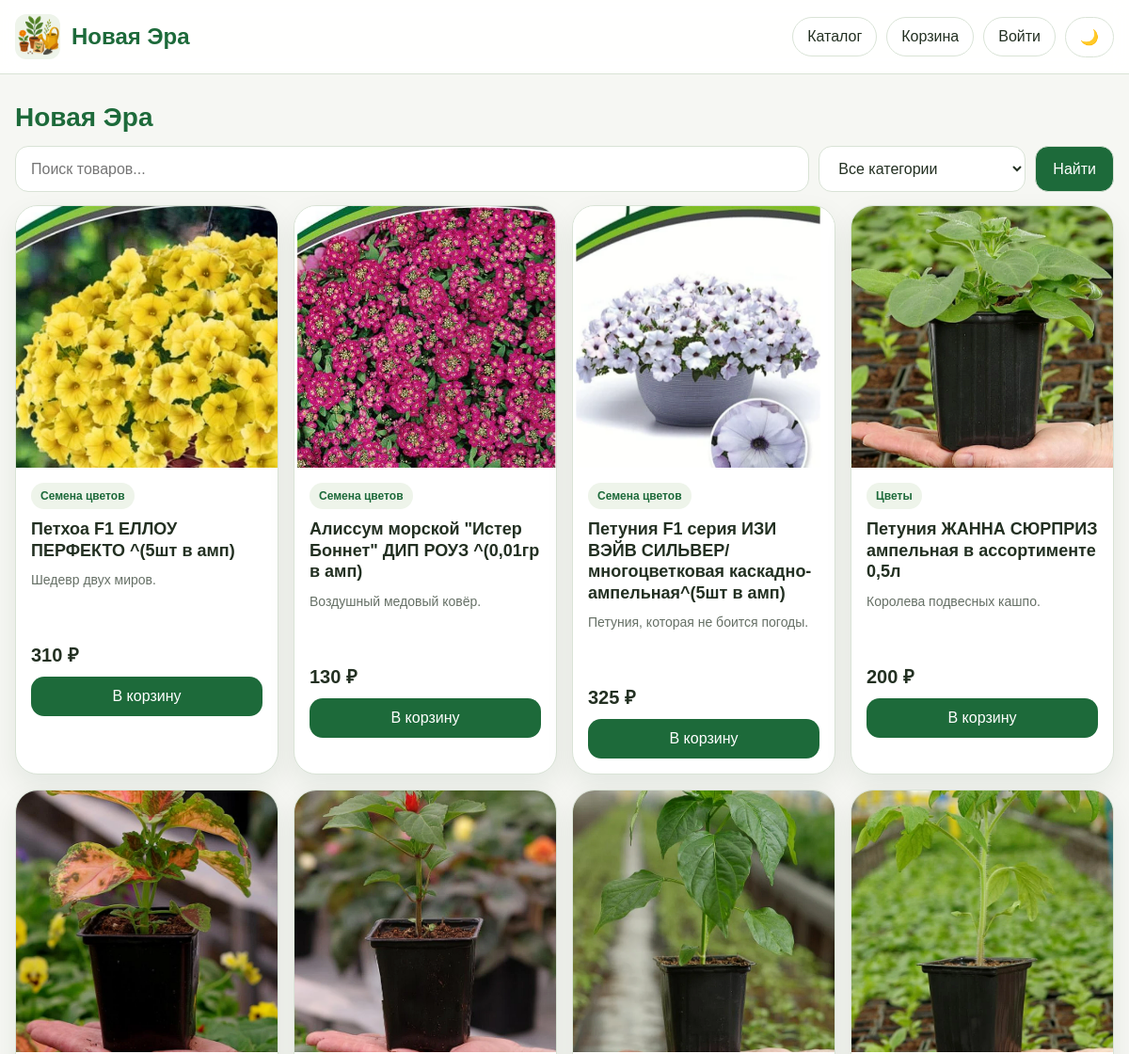
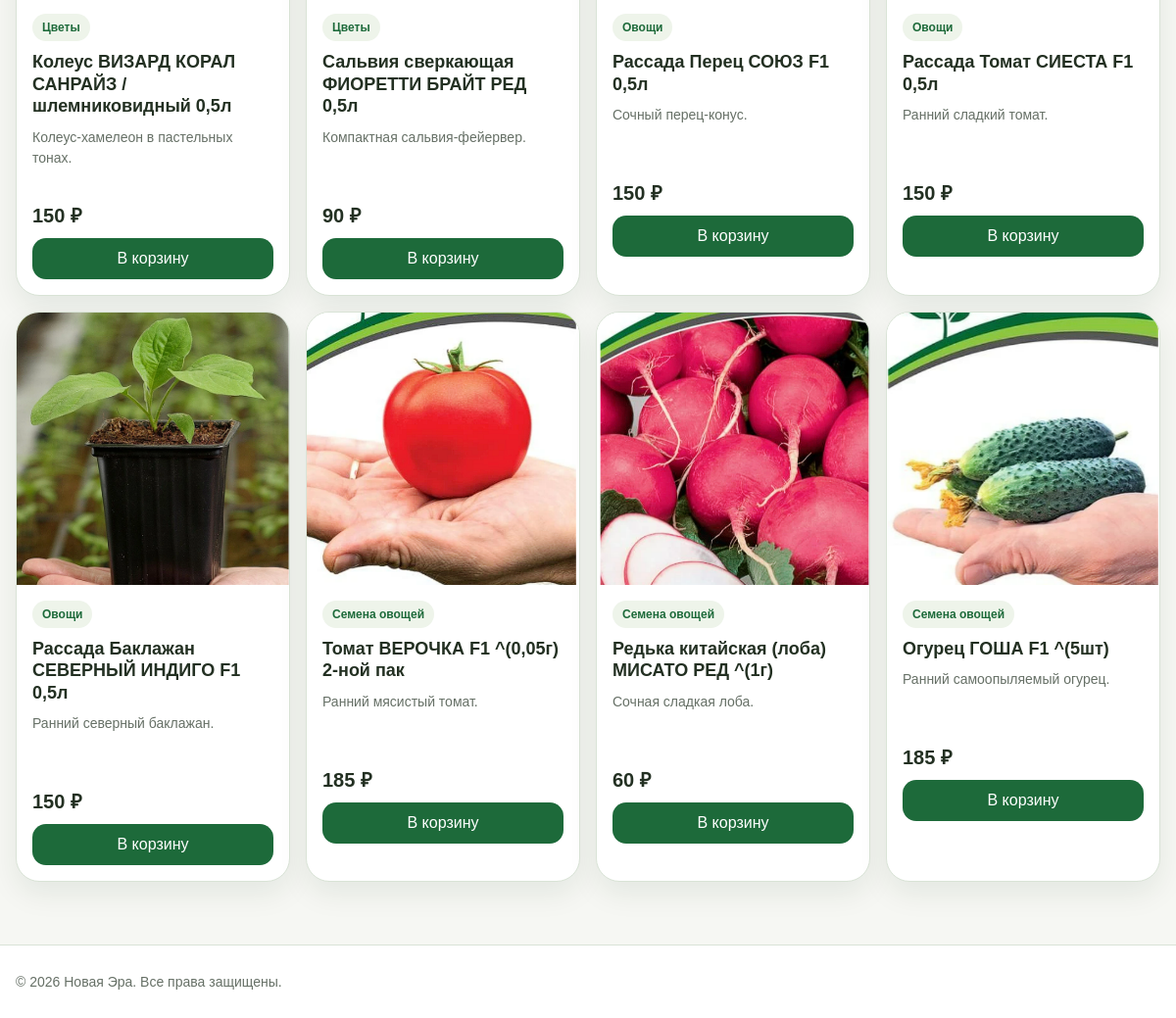
Before: / with the older database file (2 pictures, top to bottom).
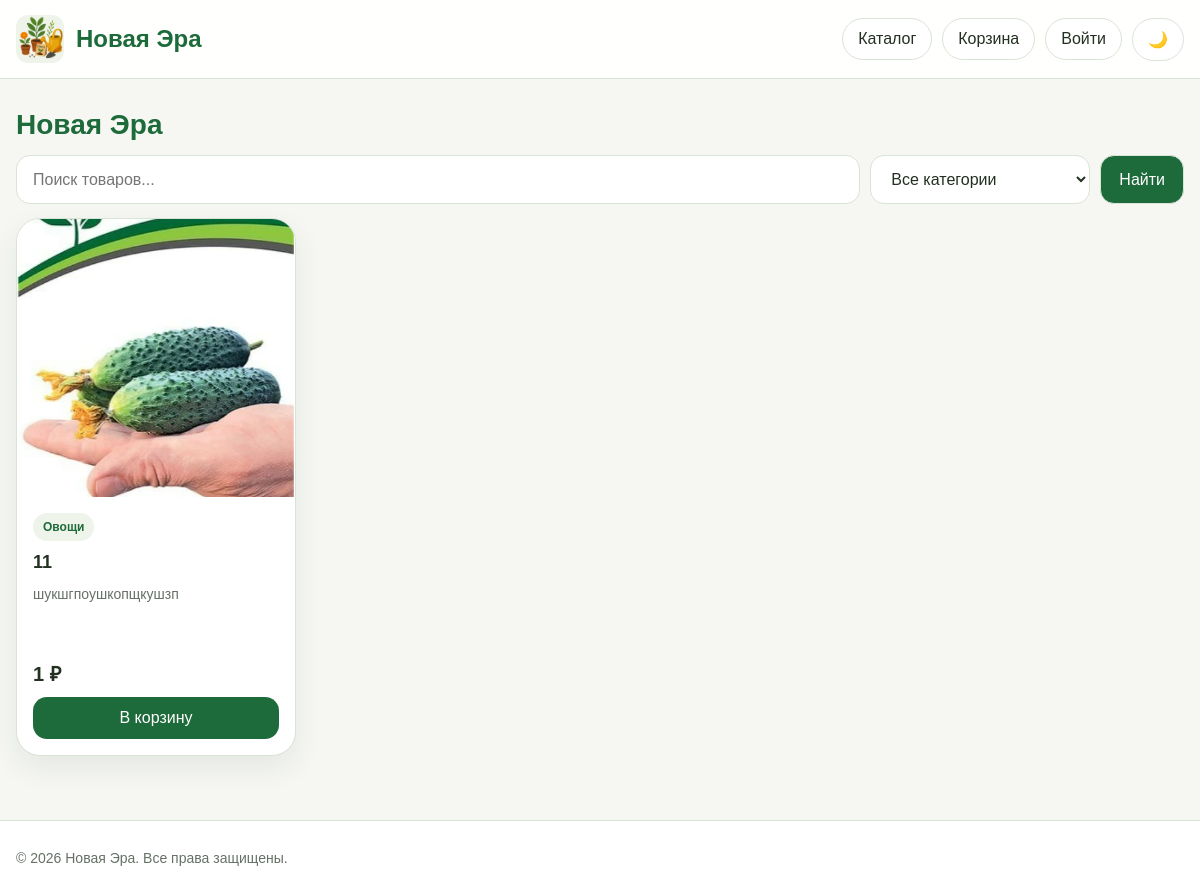
After: the same page with the newer database file.
### models.py (models this page shows, shortened)
class Product(db.Model):
    __tablename__ = "products"
    id = db.Column(db.Integer, primary_key=True)
    name = db.Column(db.String(200), nullable=False, index=True)
    description = db.Column(db.Text, nullable=False)
    price = db.Column(db.Float, nullable=False)
    image_url = db.Column(db.String(255), nullable=True)
    category_id = db.Column(db.Integer, db.ForeignKey("categories.id"), nullable=False)
    created_at = db.Column(db.DateTime, default=datetime.utcnow, nullable=False)
    category = db.relationship("Category", back_populates="products", lazy="selectin")
    def _resolve_image_url(self) -> str:
        if not self.image_url or not self.image_url.strip():
            return "/static/images/icon.png"
        value = self.image_url.strip().replace("\\", "/")
        if value.startswith(("http://", "https://", "/")):
            return value
        if value.startswith("static/"):
            return "/" + value
        return f"/static/{value.lstrip('/')}"
    @property
    def image_src(self) -> str:
        return self._resolve_image_url()

class Category(db.Model):
    __tablename__ = "categories"
    id = db.Column(db.Integer, primary_key=True)
    slug = db.Column(db.String(64), unique=True, nullable=False, index=True)
    name = db.Column(db.String(100), unique=True, nullable=False)
    products = db.relationship("Product", back_populates="category", cascade="all, delete-orphan", lazy="selectin")

### routes.py (the view)
@bp.route("/")
def index():
    categories = Category.query.order_by(Category.name).all()
    products = _product_query().all()
    return render_template("index.html", categories=categories, products=products)

### app.py (called while the page is built)
def create_app() -> Flask:
    app = Flask(__name__, instance_relative_config=True)
    app.config["SECRET_KEY"] = os.environ.get("SECRET_KEY", "dev-secret-key-change-in-prod")
    app.config["SQLALCHEMY_DATABASE_URI"] = os.environ.get("DATABASE_URL", "sqlite:///shop.db")
    app.config["SQLALCHEMY_TRACK_MODIFICATIONS"] = False
    app.config["BRAND_NAME"] = BRAND_NAME
    os.makedirs(app.instance_path, exist_ok=True)
    db.init_app(app)
    login_manager.init_app(app)
    csrf.init_app(app)
    login_manager.login_view = "main.login"
    login_manager.login_message = "Сначала войдите в аккаунт."
    app.register_blueprint(bp)
    @app.context_processor
    def inject_globals():
        return {"brand_name": app.config["BRAND_NAME"]}
    with app.app_context():
        db.create_all()
        _ensure_categories()
        _create_admin_user()
    return app

### routes.py (called while the page is built)
def _product_query():
    q = Product.query
    cat = (request.args.get("category") or "").strip()
    search = (request.args.get("search") or "").strip()
    if cat and cat != "all":
        q = q.join(Category).filter(Category.slug == cat)
    if search:
        like = f"%{search}%"
        q = q.filter(or_(Product.name.ilike(like), Product.description.ilike(like)))
    return q.order_by(Product.id.desc())

### templates/index.html (shortened to what this page needs)
{% extends "base.html" %}
{% block content %}
<div class="catalog-section">
    <div class="section-head">
        <h2 style="color:var(--brand);">{{ brand_name }}</h2>
    </div>
    <form method="GET" action="{{ url_for('main.index') }}" class="search-form">
        <input type="text" name="search" class="search-input" placeholder="Поиск товаров..." value="{{ request.args.get('search', '') }}">
        <select name="category" class="search-input" style="flex:0 0 220px;">
            <option value="">Все категории</option>
        </select>
        <button type="submit" class="search-btn" style="background:var(--brand);color:#fff;">Найти</button>
    </form>
    <div class="products-grid">
        {% for p in products %}
        <div class="product-card">
            <img src="{{ p.image_src }}" alt="{{ p.name }}" loading="lazy">
            <div class="product-body">
                <span class="badge">{{ p.category.name }}</span>
                <h3>{{ p.name }}</h3>
                <p class="product-description">{{ p.description[:100] }}{% if p.description|length > 100 %}...{% endif %}</p>
                <p class="price">{{ "%.0f"|format(p.price) }} ₽</p>
                <button class="add-to-cart" data-id="{{ p.id }}" data-title="{{ p.name }}" data-price="{{ p.price }}" data-image="{{ p.image_src }}">В корзину</button>
            </div>
        </div>
        {% else %}
        <div style="grid-column:1/-1;text-align:center;padding:40px;color:var(--muted);">
            <p>Товары не найдены.</p>
            <a href="{{ url_for('main.index') }}" class="back-btn" style="display:inline-block;margin-top:10px;">Сбросить фильтры</a>
        </div>
        {% endfor %}
    </div>
</div>
{% endblock %}

### templates/base.html (shortened to what this page needs)
<!DOCTYPE html>
<html lang="ru">
<head>
    <link rel="stylesheet" href="{{ url_for('static', filename='css/style.css') }}">
</head>
<body>
<header class="header">
    <div class="container header-inner">
        <div class="logo">
            <a href="{{ url_for('main.index') }}" style="display:flex;align-items:center;gap:12px;">
                <img src="{{ url_for('static', filename='images/icon.png') }}" alt="Logo" style="width:48px;height:48px;border-radius:12px;">
                <div class="logo-text">
                    <div class="title" style="color:var(--brand);">{{ brand_name }}</div>
                </div>
            </a>
        </div>
        <nav class="top-nav">
            <a href="{{ url_for('main.index') }}" class="top-link">Каталог</a>
            <a href="{{ url_for('main.basket') }}" class="top-link">Корзина</a>
            {% if current_user.is_authenticated %}
                {% if current_user.is_admin %}
                    <a href="{{ url_for('main.admin') }}" class="top-link">Админка</a>
                {% endif %}
                <a href="{{ url_for('main.profile') }}" class="top-link">{{ current_user.username }}</a>
                <a href="{{ url_for('main.logout') }}" class="top-link">Выйти</a>
            {% else %}
                <a href="{{ url_for('main.login') }}" class="top-link">Войти</a>
            {% endif %}
            <button id="themeToggle" class="switch-btn">🌙</button>
        </nav>
    </div>
</header>
<main class="main-content container">
    {% block content %}{% endblock %}
</main>
<footer class="footer">
    <div class="container footer-inner">
        <p>© 2026 {{ brand_name }}. Все права защищены.</p>
    </div>
</footer>
</body>
</html>

### static/css/style.css (style rules this page uses)
:root { --bg: #f6f7f3; --surface: #ffffff; --surface-soft: #eef4ea; --text: #233022; --muted: #667066; --brand: #1d6a3a; --brand-dark: #14552d; --border: #d9e3d6; --shadow: 0 12px 30px rgba(16, 48, 26, 0.08); --error: #b33a3a; --warning: #b46f0b; --success: #2a7d46; }
*, *::before, *::after { box-sizing: border-box; }
html { scroll-behavior: smooth; }
body { margin: 0; font-family: Arial, Helvetica, sans-serif; background: var(--bg); color: var(--text); }
a { color: inherit; text-decoration: none; }
img { max-width: 100%; display: block; }
button, input, select, textarea { font: inherit; }
.container { width: min(1180px, calc(100% - 32px)); margin: 0 auto; }
.main-content { padding: 22px 0 40px; }
.header { position: sticky; top: 0; z-index: 20; background: color-mix(in srgb, var(--surface) 92%, transparent); backdrop-filter: blur(10px); border-bottom: 1px solid var(--border); }
.header-inner { min-height: 78px; display: flex; align-items: center; justify-content: space-between; gap: 20px; }
.logo { display: flex; align-items: center; gap: 12px; min-width: 0; }
.logo img { width: 52px; height: 52px; border-radius: 16px; object-fit: cover; background: var(--surface-soft); }
.logo-text { min-width: 0; }
.title { font-size: 24px; font-weight: 800; line-height: 1.1; }
.top-nav { display: flex; align-items: center; gap: 10px; flex-wrap: wrap; justify-content: flex-end; }
.top-link, .switch-btn { border: 1px solid var(--border); background: var(--surface); color: var(--text); padding: 11px 15px; border-radius: 999px; display: inline-flex; align-items: center; justify-content: center; min-height: 42px; cursor: pointer; }
.section-head { display: flex; justify-content: space-between; align-items: end; gap: 16px; margin-bottom: 14px; }
.section-head h2 { margin: 0; font-size: 28px; }
.catalog-section { margin-top: 8px; }
.search-form { display: flex; gap: 10px; margin-bottom: 14px; }
.search-input { flex: 1; min-width: 0; padding: 14px 16px; border-radius: 14px; border: 1px solid var(--border); background: var(--surface); color: var(--text); }
.search-btn { background: var(--surface-soft); border: 1px solid var(--border); color: var(--text); padding:14px 18px;border-radius:14px;cursor:pointer; }
.products-grid { display: grid; grid-template-columns: repeat(4, minmax(0, 1fr)); gap: 16px; }
.product-card { overflow: hidden; display: flex; flex-direction: column; background: var(--surface); border: 1px solid var(--border); border-radius: 24px; box-shadow: var(--shadow); }
.product-card img { width: 100%; aspect-ratio: 1 / 1; object-fit: cover; background: var(--surface-soft); }
.product-body { padding: 16px; display: flex; flex-direction: column; gap: 10px; }
.badge { align-self: flex-start; display: inline-flex; padding: 7px 10px; border-radius: 999px; background: var(--surface-soft); color: var(--brand); font-size: 12px; font-weight: 700; }
.product-body h3 { margin: 0; font-size: 18px; line-height: 1.25; }
.product-description { margin: 0; color: var(--muted); font-size: 14px; line-height: 1.55; min-height: 66px; }
.price { margin: 0; font-size: 20px; font-weight: 800; }
.add-to-cart { width: 100%; border: 0; border-radius: 14px; padding: 12px 18px; cursor: pointer; transition: .2s ease; background: var(--brand); color: #fff; }
.footer { border-top: 1px solid var(--border); background: var(--surface); margin-top: 24px; }
.footer-inner { min-height: 74px; display: flex; align-items: center; color: var(--muted); font-size: 14px; }

Changed rows visible on the page:
removed Product: image_src (picture), category.name "Семена цветов", name "Петхоа F1 ЕЛЛОУ ПЕРФЕКТО ^(5шт в амп)", description "Шедевр двух миров.", price "310"
removed Product: image_src (picture), category.name "Семена цветов", name "Алиссум морской \"Истер Боннет\" ДИП РОУЗ ^(0,01гр в амп)", description "Воздушный медовый ковёр.", price "130"
removed Product: image_src (picture), category.name "Семена цветов", name "Петуния F1 серия ИЗИ ВЭЙВ СИЛЬВЕР/ многоцветковая каскадно-ампельная^(5шт в амп)", description "Петуния, которая не боится погоды.", price "325"
removed Product: image_src (picture), category.name "Цветы", name "Петуния ЖАННА СЮРПРИЗ ампельная в ассортименте 0,5л", description "Королева подвесных кашпо.", price "200"
removed Product: image_src (picture), category.name "Цветы", name "Колеус ВИЗАРД КОРАЛ САНРАЙЗ / шлемниковидный 0,5л", description "Колеус-хамелеон в пастельных тонах.", price "150"
removed Product: image_src (picture), category.name "Цветы", name "Сальвия сверкающая ФИОРЕТТИ БРАЙТ РЕД 0,5л", description "Компактная сальвия-фейервер.", price "90"
removed Product: image_src (picture), category.name "Овощи", name "Рассада Перец СОЮЗ F1 0,5л", description "Сочный перец-конус.", price "150"
removed Product: image_src (picture), category.name "Овощи", name "Рассада Томат СИЕСТА F1 0,5л", description "Ранний сладкий томат.", price "150"
removed Product: image_src (picture), category.name "Овощи", name "Рассада Баклажан СЕВЕРНЫЙ ИНДИГО F1 0,5л", description "Ранний северный баклажан.", price "150"
removed Product: image_src (picture), category.name "Семена овощей", name "Томат ВЕРОЧКА F1 ^(0,05г) 2-ной пак", description "Ранний мясистый томат.", price "185"
removed Product: image_src (picture), category.name "Семена овощей", name "Редька китайская (лоба) МИСАТО РЕД ^(1г)", description "Сочная сладкая лоба.", price "60"
removed Product: image_src (picture), category.name "Семена овощей", name "Огурец ГОША F1 ^(5шт)", description "Ранний самоопыляемый огурец.", price "185"
added Product: image_src (picture), category.name "Овощи", name "11", description "шукшгпоушкопщкушзп", price "1"
